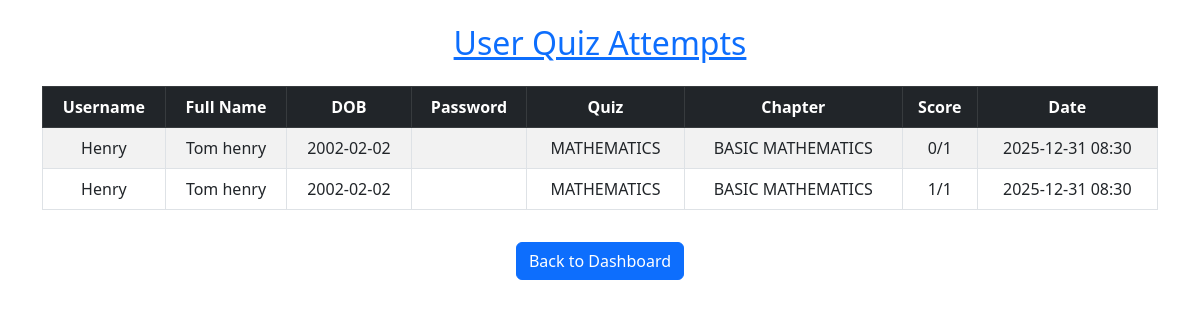
The app's page /admin/users (signed in) with its own data.
### app.py (models this page shows)
class User(db.Model):
    id = db.Column(db.Integer, primary_key=True)
    username = db.Column(db.String(50), nullable=False, unique=True)
    password = db.Column(db.String(255), nullable=False)  # Changed from Integer to String
    fullname = db.Column(db.String(50), nullable=False)
    dob = db.Column(db.Date, nullable=False)
    created_at = db.Column(db.DateTime, default=datetime.utcnow)

class Quiz(db.Model):
    id = db.Column(db.Integer, primary_key=True)
    title = db.Column(db.String(100), nullable=False)
    created_at = db.Column(db.DateTime, default=datetime.utcnow)
    chapters = db.relationship('Chapter', backref='quiz', lazy=True, cascade='all, delete-orphan')

class Chapter(db.Model):
    id = db.Column(db.Integer, primary_key=True)
    title = db.Column(db.String(50), nullable=False)
    quiz_id = db.Column(db.Integer, db.ForeignKey('quiz.id'), nullable=False)
    created_at = db.Column(db.DateTime, default=datetime.utcnow)

### app.py (the view, shortened to what this page needs)
@app.route('/admin/users')
@admin_required
def admin_users():
    all_attempts_data = []
    users = User.query.all()
    for user in users:
        attempts = QuizAttempt.query.filter_by(user_id=user.id).order_by(QuizAttempt.timestamp.desc()).all()
        if attempts:
            for attempt in attempts:
                chapter_title = attempt.chapter.title if attempt.chapter else "N/A"
                total_questions = len(attempt.chapter.questions) if attempt.chapter else len(attempt.quiz.questions)
                score_text = f"{attempt.score}/{total_questions}"
                all_attempts_data.append({
                    "username": user.username,
                    "fullname": user.fullname,
                    "dob": user.dob.strftime("%Y-%m-%d"),
                    "quiz_title": attempt.quiz.title,
                    "chapter_title": chapter_title,
                    "score": score_text,
                    "date": attempt.timestamp.strftime("%Y-%m-%d %H:%M")
                })
    return render_template('admin_users.html', attempts_data=all_attempts_data)

### app.py (called while the page is built)
def admin_required(f):
    @wraps(f)
    def decorated_function(*args, **kwargs):
        if 'admin_id' not in session:
            flash('Admin access required.', 'danger')
            return redirect(url_for('admin_login'))
        return f(*args, **kwargs)
    return decorated_function

### templates/admin_users.html (shortened to what this page needs)
<!DOCTYPE html>
<html lang="en">
<head>
    <link href="https://cdn.jsdelivr.net/npm/bootstrap@5.3.0/dist/css/bootstrap.min.css" rel="stylesheet">
</head>
<body class="p-4">
    <div class="container">
        <h2 class="text-center mb-4 text-primary"><u>User Quiz Attempts</u></h2>
        <div class="table-responsive">
            <table class="table table-bordered table-striped text-center align-middle">
                <thead class="table-dark">
                    <tr>
                        <th>Username</th>
                        <th>Full Name</th>
                        <th>DOB</th>
                        <th>Password</th>
                        <th>Quiz</th>
                        <th>Chapter</th>
                        <th>Score</th>
                        <th>Date</th>
                    </tr>
                </thead>
                <tbody>
                    {% for attempt in attempts_data %}
                    <tr>
                        <td>{{ attempt.username }}</td>
                        <td>{{ attempt.fullname }}</td>
                        <td>{{ attempt.dob }}</td>
                        <td>{{ attempt.password }}</td>
                        <td>{{ attempt.quiz_title }}</td>
                        <td>{{ attempt.chapter_title }}</td>
                        <td>{{ attempt.score }}</td>
                        <td>{{ attempt.date }}</td>
                    </tr>
                    {% endfor %}
                </tbody>
            </table>
        </div>
        <div class="text-center mt-3">
            <a href="/admin/dashboard" class="btn btn-primary">Back to Dashboard</a>
        </div>
    </div>
</body>
</html>

### records on screen
User: username "Henry" "Henry", fullname "Tom henry" "Tom henry"
Quiz: quiz_title "MATHEMATICS" "MATHEMATICS"
Chapter: chapter_title "BASIC MATHEMATICS" "BASIC MATHEMATICS"

### other values on screen
{{ attempt.dob }} "2002-02-02" "2002-02-02"
{{ attempt.score }} "0/1" "1/1"
{{ attempt.date }} "2025-12-31 08:30" "2025-12-31 08:30"
